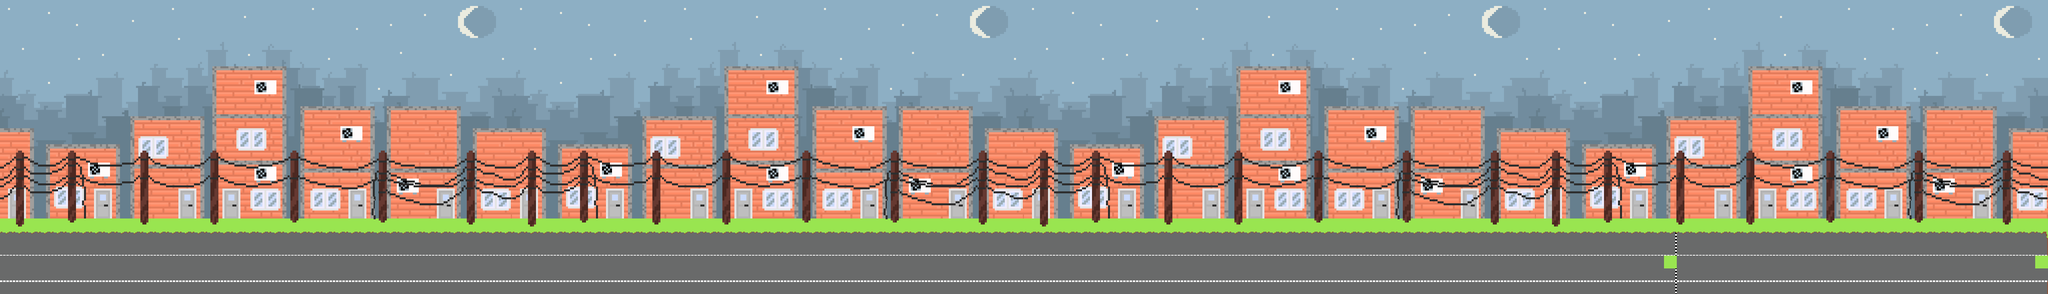

A level layout from a 2D game, rendered from its tile map. Below: a short description, then the map file with tile-grid data replaced by summaries:
An orthogonal 160x23 tile map with 32x32 px tiles, 1 tile layer (Piso), 4 image layers.

<map version="1.10" tiledversion="1.10.2" orientation="orthogonal" renderorder="right-down" width="160" height="23" tilewidth="32" tileheight="32" infinite="0" nextlayerid="6" nextobjectid="1">
 <tileset firstgid="1" source="piso.tsx" />
 <imagelayer id="2" name="IMG1">
  <image source="villa.png" width="1280" height="720" />
 </imagelayer>
 <imagelayer id="3" name="IMG2" offsetx="1280" offsety="0">
  <image source="villa.png" width="1280" height="720" />
 </imagelayer>
 <imagelayer id="4" name="IMG3" offsetx="2560" offsety="0">
  <image source="villa.png" width="1280" height="720" />
 </imagelayer>
 <imagelayer id="5" name="IMG4" offsetx="3840" offsety="0">
  <image source="villa.png" width="1280" height="720" />
 </imagelayer>
 <layer id="1" name="Piso" width="160" height="23">
  <data>[3680 cells, 800 non-empty, 12 distinct tile ids]</data>
 </layer>
</map>